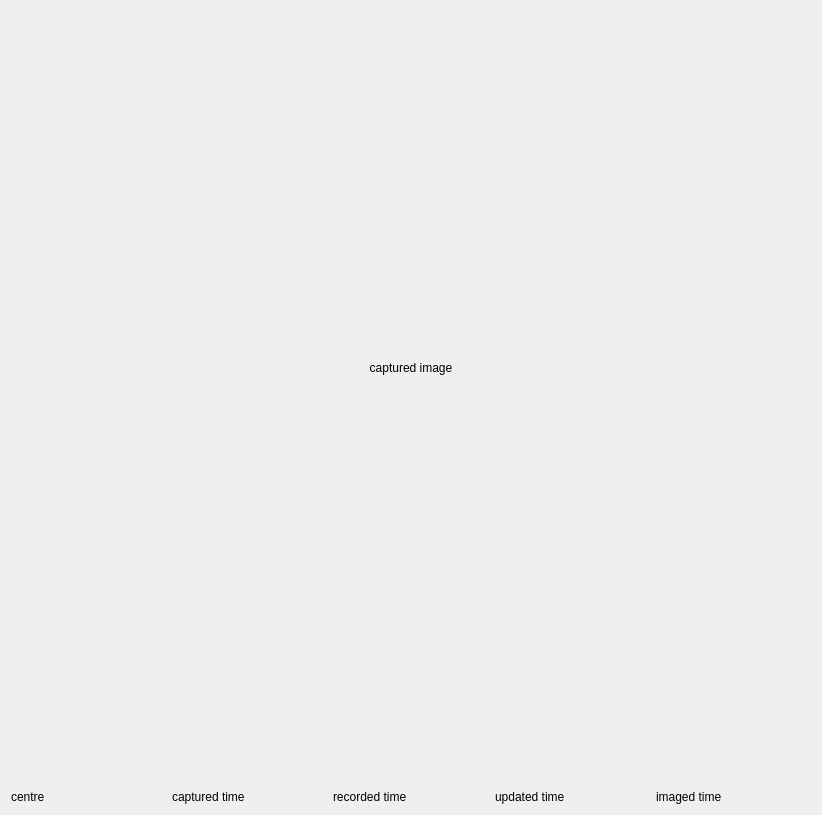
<?xml version="1.0" encoding="UTF-8"?>
<ui version="4.0">
 <class>Win006</class>
 <widget class="QWidget" name="Win006">
  <property name="geometry">
   <rect>
    <x>0</x>
    <y>0</y>
    <width>822</width>
    <height>815</height>
   </rect>
  </property>
  <property name="windowTitle">
   <string>Win006</string>
  </property>
  <layout class="QVBoxLayout" name="verticalLayout">
   <item>
    <layout class="QVBoxLayout" name="verticalLayout_2">
     <item>
      <widget class="QLabel" name="labelImage">
       <property name="sizePolicy">
        <sizepolicy hsizetype="Expanding" vsizetype="Expanding">
         <horstretch>0</horstretch>
         <verstretch>0</verstretch>
        </sizepolicy>
       </property>
       <property name="text">
        <string>captured image</string>
       </property>
       <property name="alignment">
        <set>Qt::AlignCenter</set>
       </property>
      </widget>
     </item>
     <item>
      <layout class="QHBoxLayout" name="horizontalLayout_4">
       <item>
        <widget class="QLabel" name="labelRecord0">
         <property name="text">
          <string/>
         </property>
        </widget>
       </item>
       <item>
        <widget class="QLabel" name="labelRecord1">
         <property name="text">
          <string/>
         </property>
        </widget>
       </item>
       <item>
        <widget class="QLabel" name="labelRecord2">
         <property name="text">
          <string/>
         </property>
        </widget>
       </item>
       <item>
        <widget class="QLabel" name="labelRecord3">
         <property name="text">
          <string/>
         </property>
        </widget>
       </item>
       <item>
        <widget class="QLabel" name="labelRecord4">
         <property name="text">
          <string/>
         </property>
        </widget>
       </item>
      </layout>
     </item>
     <item>
      <layout class="QHBoxLayout" name="horizontalLayout">
       <item>
        <widget class="QLabel" name="labelEvent0">
         <property name="text">
          <string/>
         </property>
        </widget>
       </item>
       <item>
        <widget class="QLabel" name="labelEvent1">
         <property name="text">
          <string/>
         </property>
        </widget>
       </item>
       <item>
        <widget class="QLabel" name="labelEvent2">
         <property name="text">
          <string/>
         </property>
        </widget>
       </item>
       <item>
        <widget class="QLabel" name="labelEvent3">
         <property name="text">
          <string/>
         </property>
        </widget>
       </item>
       <item>
        <widget class="QLabel" name="labelEvent4">
         <property name="text">
          <string/>
         </property>
        </widget>
       </item>
      </layout>
     </item>
     <item>
      <layout class="QHBoxLayout" name="horizontalLayout_3">
       <item>
        <widget class="QLabel" name="labelSlice0">
         <property name="text">
          <string/>
         </property>
        </widget>
       </item>
       <item>
        <widget class="QLabel" name="labelSlice1">
         <property name="text">
          <string/>
         </property>
        </widget>
       </item>
       <item>
        <widget class="QLabel" name="labelSlice2">
         <property name="text">
          <string/>
         </property>
        </widget>
       </item>
       <item>
        <widget class="QLabel" name="labelSlice3">
         <property name="text">
          <string/>
         </property>
        </widget>
       </item>
       <item>
        <widget class="QLabel" name="labelSlice4">
         <property name="text">
          <string/>
         </property>
        </widget>
       </item>
      </layout>
     </item>
    </layout>
   </item>
   <item>
    <layout class="QHBoxLayout" name="horizontalLayout_2">
     <item>
      <widget class="QLabel" name="labelCentre">
       <property name="text">
        <string>centre</string>
       </property>
      </widget>
     </item>
     <item>
      <widget class="QLabel" name="labelCapturedTime">
       <property name="text">
        <string>captured time</string>
       </property>
      </widget>
     </item>
     <item>
      <widget class="QLabel" name="labelRecordedTime">
       <property name="sizePolicy">
        <sizepolicy hsizetype="Preferred" vsizetype="Minimum">
         <horstretch>0</horstretch>
         <verstretch>0</verstretch>
        </sizepolicy>
       </property>
       <property name="text">
        <string>recorded time</string>
       </property>
      </widget>
     </item>
     <item>
      <widget class="QLabel" name="labelUpdatedTime">
       <property name="text">
        <string>updated time</string>
       </property>
      </widget>
     </item>
     <item>
      <widget class="QLabel" name="labelImagedTime">
       <property name="text">
        <string>imaged time</string>
       </property>
      </widget>
     </item>
    </layout>
   </item>
  </layout>
 </widget>
 <resources/>
 <connections/>
</ui>
